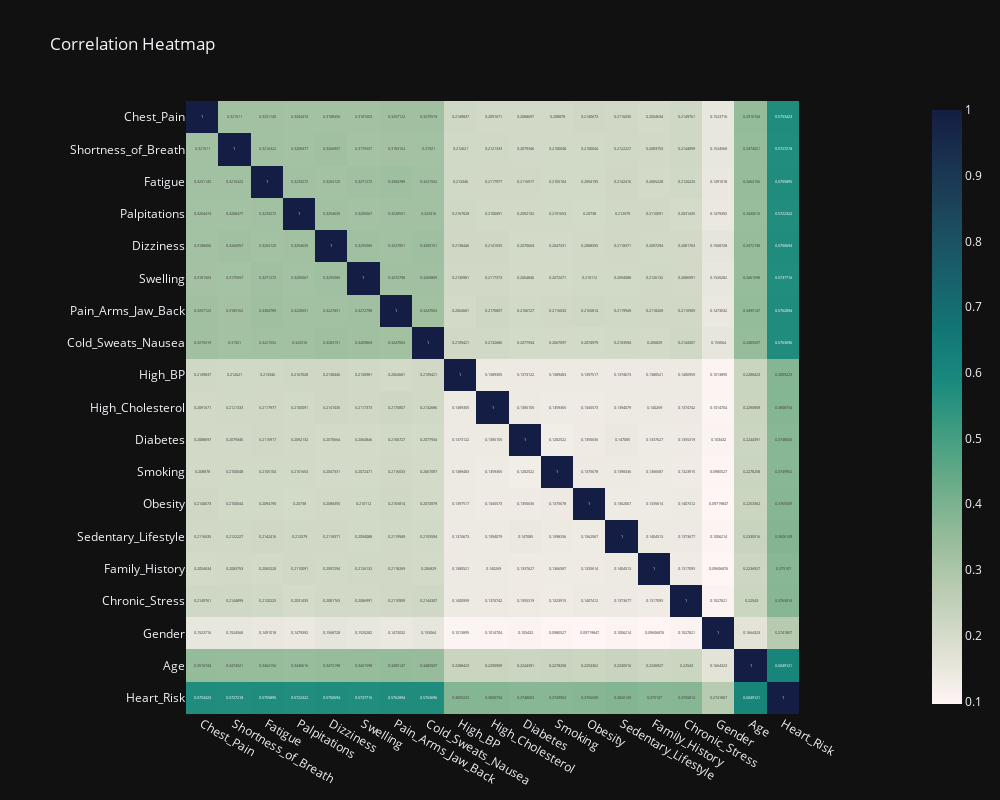

Write notebook code for a chart like this one.
### Markdown cell above
## Assign feature and target variables

### Code cell
fig = px.imshow(df.corr(), 
                text_auto=True, 
                color_continuous_scale = "tempo",  
                template='plotly_dark',
                title="Correlation Heatmap")
fig.update_layout(
    width=1000, 
    height=800  
)
fig.show()

### Figure 1 — Plotly figure (JSON) as saved in the notebook; plotly's stock layout.template omitted (floating-point values rounded to 4 significant figures; data arrays with more than 128 entries replaced by an {"elided": "..."} marker saying what was removed)
{"data": [{"coloraxis": "coloraxis", "hovertemplate": "x: %{x}<br>y: %{y}<br>color: %{z}<extra></extra>", "name": "0", "texttemplate": "%{z}", "type": "heatmap", "x": ["Chest_Pain", "Shortness_of_Breath", "Fatigue", "Palpitations", "Dizziness", "Swelling", "Pain_Arms_Jaw_Back", "Cold_Sweats_Nausea", "High_BP", "High_Cholesterol", "Diabetes", "Smoking", "Obesity", "Sedentary_Lifestyle", "Family_History", "Chronic_Stress", "Gender", "Age", "Heart_Risk"], "xaxis": "x", "y": ["Chest_Pain", "Shortness_of_Breath", "Fatigue", "Palpitations", "Dizziness", "Swelling", "Pain_Arms_Jaw_Back", "Cold_Sweats_Nausea", "High_BP", "High_Cholesterol", "Diabetes", "Smoking", "Obesity", "Sedentary_Lifestyle", "Family_History", "Chronic_Stress", "Gender", "Age", "Heart_Risk"], "yaxis": "y", "z": {"elided": "19x19 float values"}}], "layout": {"coloraxis": {"colorscale": [[0, "rgb(254, 245, 244)"], [0.09091, "rgb(222, 224, 210)"], [0.1818, "rgb(189, 206, 181)"], [0.2727, "rgb(153, 189, 156)"], [0.3636, "rgb(110, 173, 138)"], [0.4545, "rgb(65, 157, 129)"], [0.5455, "rgb(25, 137, 125)"], [0.6364, "rgb(18, 116, 117)"], [0.7273, "rgb(25, 94, 106)"], [0.8182, "rgb(28, 72, 93)"], [0.9091, "rgb(25, 51, 80)"], [1, "rgb(20, 29, 67)"]]}, "height": 800, "title": {"text": "Correlation Heatmap"}, "width": 1000, "xaxis": {"anchor": "y", "constrain": "domain", "domain": [0, 1], "scaleanchor": "y"}, "yaxis": {"anchor": "x", "autorange": "reversed", "constrain": "domain", "domain": [0, 1]}}}
